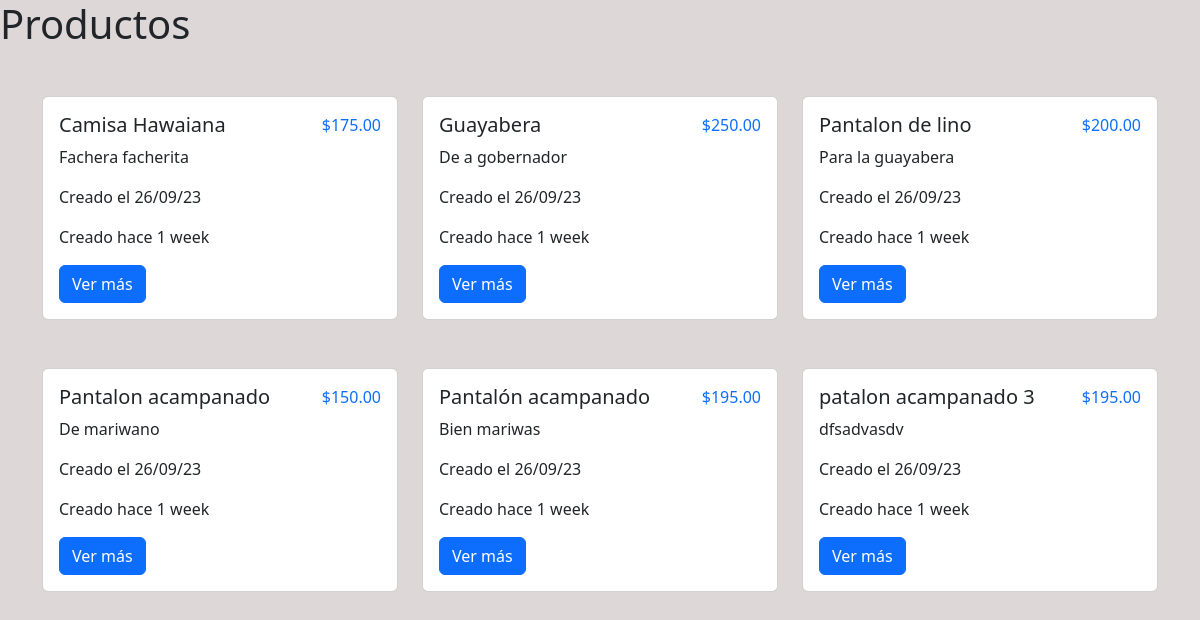
Before: / with the older database file.
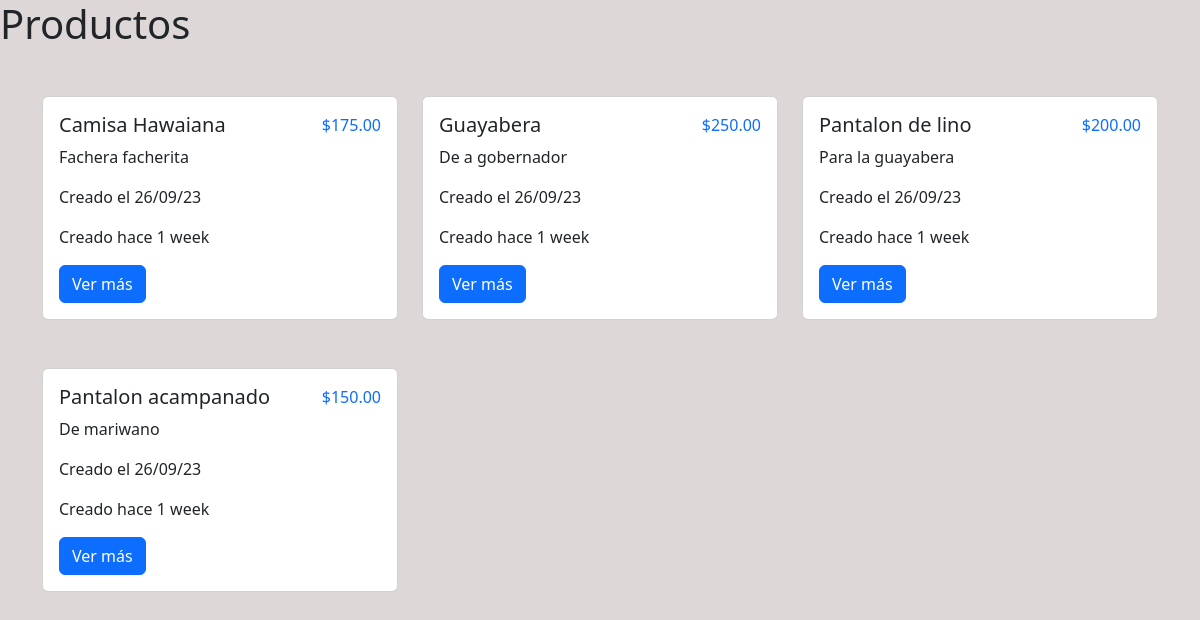
After: the same page with the newer database file.
### shop/models.py (models this page shows, shortened)
class Product(models.Model):
    name = models.CharField(max_length=255, verbose_name='Nombre del Producto')
    description = models.TextField('Descripción del producto')
    price = models.IntegerField('Precio del producto')
    category = models.ForeignKey(Category, on_delete=models.CASCADE, related_name='products', verbose_name='Categoría')
    is_active = models.BooleanField(default=True)
    created_at = models.DateTimeField(auto_now_add=True)
    image = models.ImageField(upload_to='products', blank=True, null=True, verbose_name='Imagen', help_text='La imagen debe tener un tamaño de 300x300px')
    tag = models.ManyToManyField(Tag, related_name='products', help_text='Da doble click para seleccionar un tag')
    def __str__(self):
        return self.name

### shop/views.py (the view)
# urls.py: path('', ProductList.as_view(), name='product-list'),
class ProductList(ListView):
    model = Product
    template_name = 'shop/product/list.html'
    context_object_name = 'products'

### shop/templates/shop/product/list.html
{% extends 'shop/base.html' %}
{% load static %}
{% block content %}
<h1>Productos</h1>
<div class="container mt-5">
  <div class="row">
    {% for product in products %}
    <div class="col-md-4 mb-5">
      <div class="card">
        <div class="card-body">
          <span class="text-primary float-end">${{ product.price }}.00</span>
          <h5>{{ product }}</h5>
          <p>{{ product.description }}</p>
          <p>Creado el {{ product.created_at | date:'d/m/y'}}</p>
          <p>Creado hace {{ product.created_at | timesince }}</p>
          <a
            href="{% url 'shop:product-detail' product.id %}"
            class="btn btn-primary"
            >Ver más</a
          >
        </div>
      </div>
    </div>
    {% endfor %}
  </div>
</div>
{% endblock %}

### shop/templates/shop/base.html (shortened to what this page needs)
<!DOCTYPE html>
<html lang="en">
  <head>
    {% load static %}
    <link
      href="https://cdn.jsdelivr.net/npm/bootstrap@5.2.2/dist/css/bootstrap.min.css"
      rel="stylesheet"
    />
    <link rel="stylesheet" href="{% static 'css/styles.css' %}" />
  </head>
  <body>
    {% block content %} {% endblock %}
  </body>
</html>

### assets/css/styles.css (style rules this page uses)
body { background-color: rgb(221, 215, 215); }

Changed rows visible on the page:
removed Product: price "195", name "Pantalón acampanado", description "Bien mariwas", created_at "26/09/23", created_at "1 week"
removed Product: price "195", name "patalon acampanado 3", description "dfsadvasdv", created_at "26/09/23", created_at "1 week"
